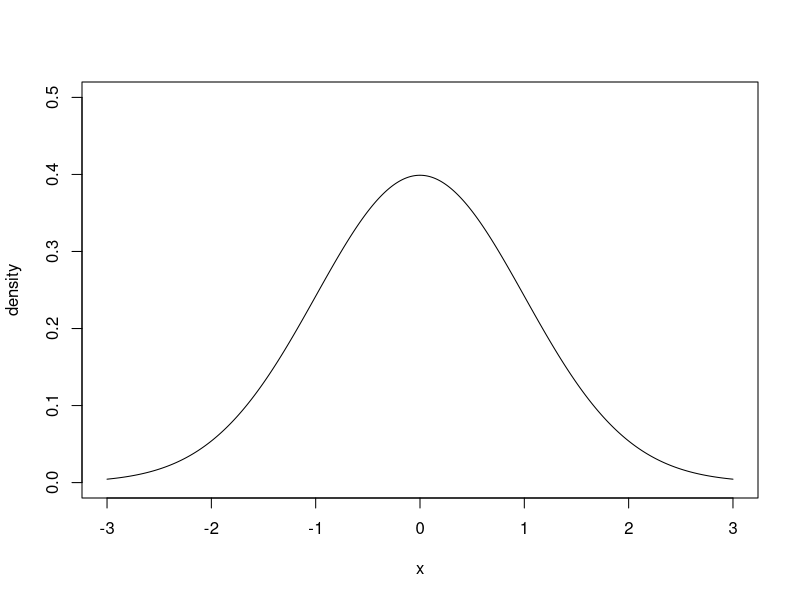
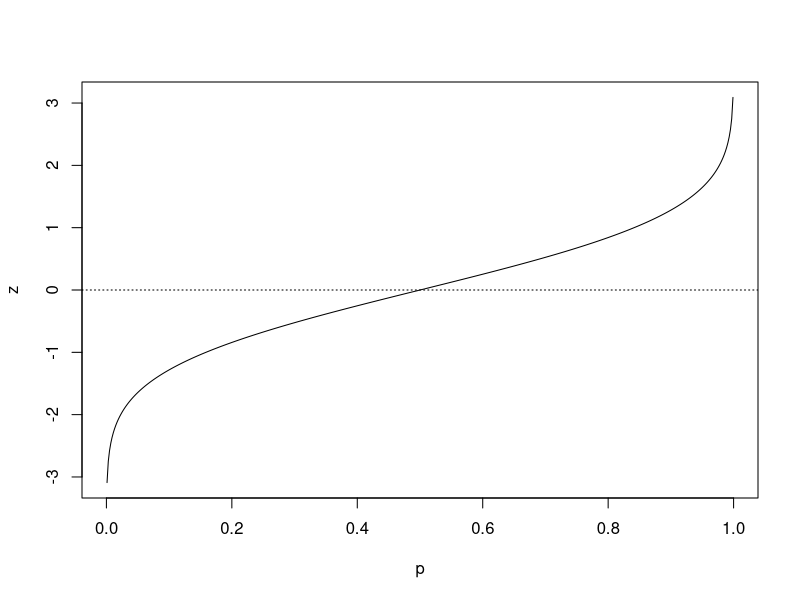
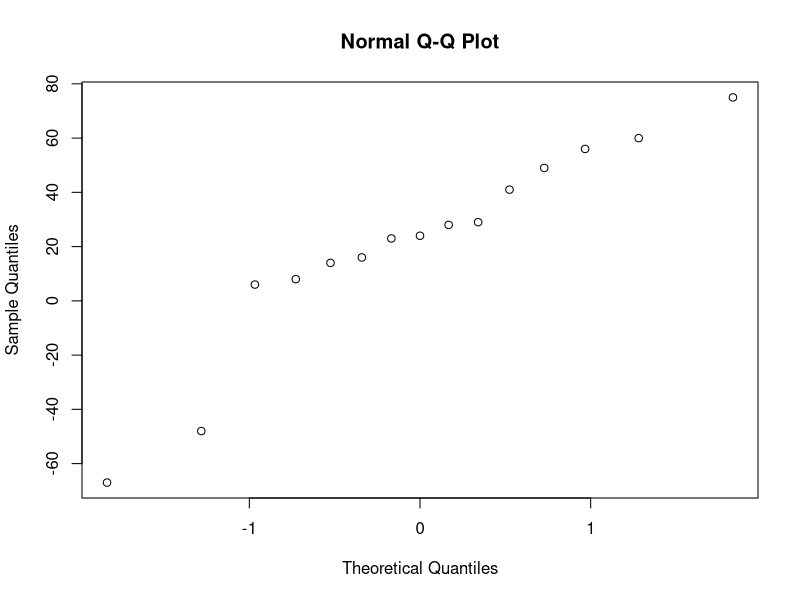
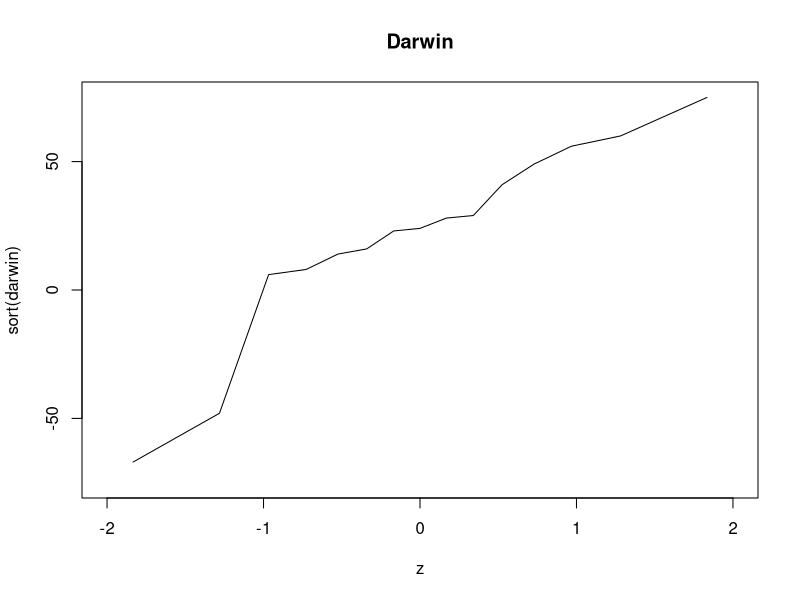
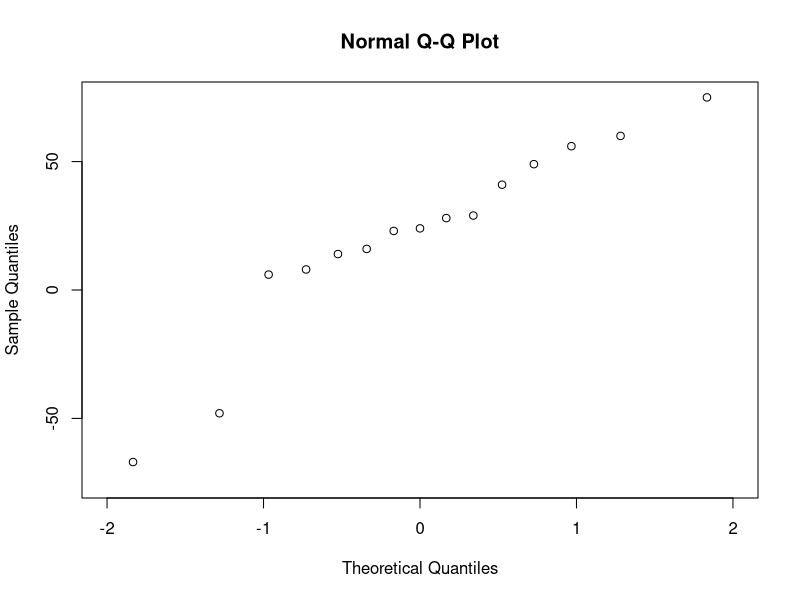
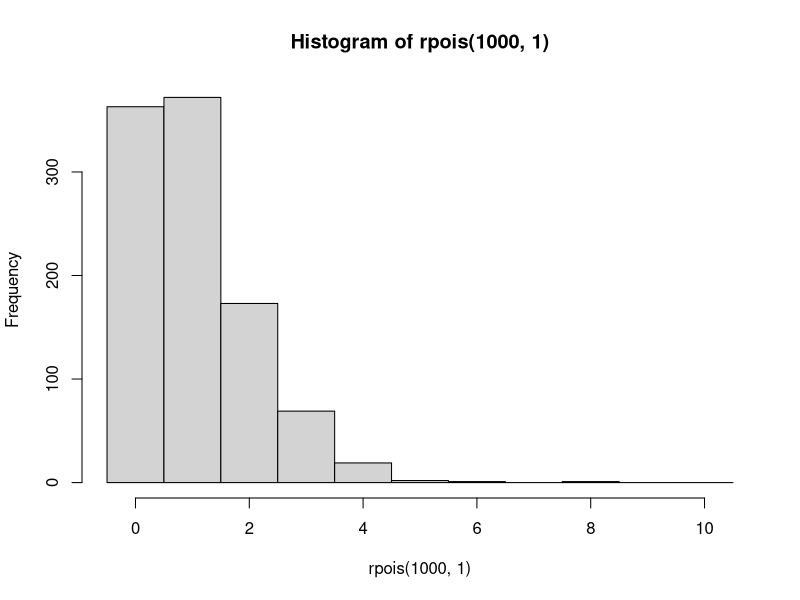
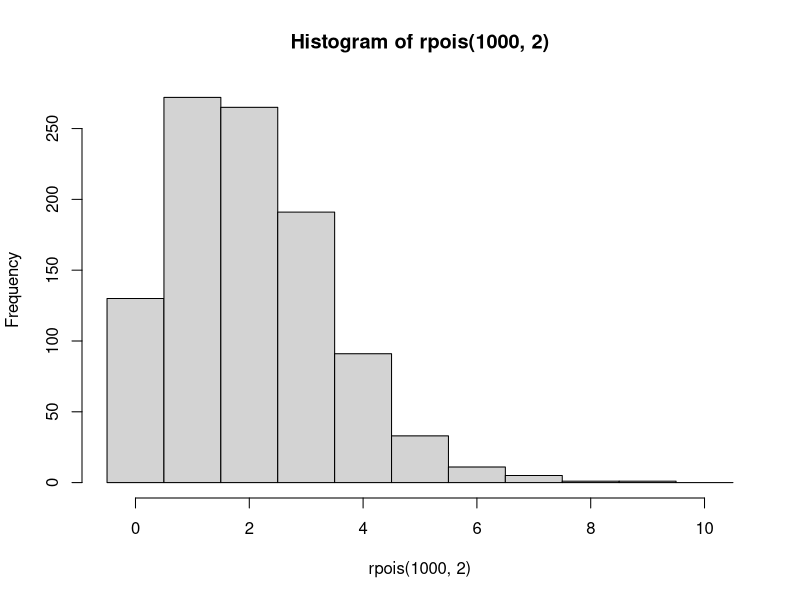
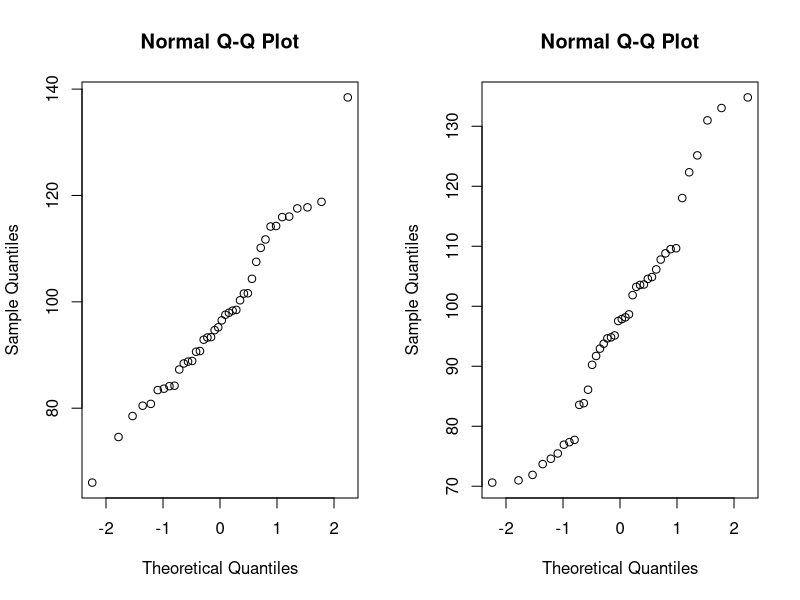

The R script that drew these images, in order:
## ---- chunk 1
x <- seq(-3,3,0.01)
str(x)
x[590:601]

# 밀도함수
y<-dnorm(x) # 확률밀도함수 공식 적용
plot(y ~ x, type="l", ylim=c(0,0.5), ylab="density")

# 분위수 함수
p <- (seq(1,500)-0.5) / 500  # 분위수 함수 계산식 (책 p105)
z <- qnorm(p, mean=0, sd=1)
plot(z ~ p, type="l")
abline(c(0,0), lty="dotted")  # 직선 형태가 되어야 하는데 아님 (직선의 절편: 평균, 기울기:표준편차)

# 예를 들어보면, Darwin의 옥수수종 Zea Mays실험자료

# 방법 2 : R의 정규확률플롯 함수 qnorm()이용
darwin <- c(49, -67, 8, 16, 6, 23, 28, 41, 14, 29, 56, 24, 75, 60, -48)
qqnorm(darwin)

# 방법 1 : 수평축에 표준정규분포 N(0,1)로부터 자료 길이의 분위수 z를 넣고, 수직축에는 자료를 정렬하여 넣는 방법
p <- (1:length(darwin)-0.5)/ length(darwin)
z <- qnorm(p)
plot(sort(darwin) ~ z, type = "l", ylim=c(-75, 75), xlim=c(-2,2), main="Darwin")
x11(); qqnorm(darwin, ylim=c(-75,75), xlim=c(-2,2)) # 편집 윈도우창
## ---- chunk 2
runif(10)   # 0~1까지의 임의수
runif(10,-1,1)
trunc(runif(25,0,10))   # 소수점 버림
## ---- chunk 3
rnorm(10)   # N(0,1)
rnorm(10,5,2.5)    #N(5, 2.5)

# 표준정규분포에서 1이상의 확률 구할 때 활용
z <- rnorm(10000, 0, 1)
sum(z>1) / 10000
#표준정규분포에서 확률의 경우
1-pnorm(1)   
## ---- chunk 4
rexp(10)
rexp(10, 0.5)

x <- rexp(10000)
mean(x)
x.plus <- x[x > 1] -1  #more waiting time after waiting 1 min.
mean(x.plus)
## ---- chunk 5
# Bernoulli
rbinom(25, 1, 0.5)

x <- rbinom(10001, 1, 0.5)
x.1 <- x[2:10001]
x.0 <- x[1:10000]
addmargins(table(x.0, x.1))


#Binomial
x <- rbinom(10000, 10, 0.5)
addmargins(table(x))
dbinom(10,10,0.5)
## ---- chunk 6
rpois(25,1)
hist(rpois(1000,1), breaks = seq(-0.5, 10.5,1))
hist(rpois(1000,2), breaks = seq(-0.5, 10.5,1))
## ---- chunk 7

# 1)정규분포로부터의 모의생성 자료에 대한 정규확률 플롯
# 예) IQ test의 평균 100, 표준편차 15가 되도록 한 후, 40명 표본추출한 경우는,

par(mfrow = c(1,2))
qqnorm(rnorm(40, 100, 15))
qqnorm(rnorm(40, 100, 15))

# 2) 혼합정규분포로부터의 모의생성 자료에 대한 정규확률 플롯
# 예) 평균이 70/표준편차 15일 정규분포로부터 20명 추출한 것과
# 평균이 130 / 표준편차가 15인 분포로부터 20명 임의추출한 것에서

qqnorm(c(rnorm(20,70,15), rnorm(20,130,15)))
qqnorm(c(rnorm(20,70,15), rnorm(20,130,15)))

# 3) 특이값이 내재하는 모의생성 자료에 대한 정규확률 플롯
# 예) 38개의 자료점에서 평균이 100, 표준편차 15인 정규분포에서 2개의 특이값 25와 175를 입력시켜 40개의 표본자료 만듬

qqnorm(c(25,175, rnorm(38, 100,15)))
qqnorm(c(25,175, rnorm(38, 100,15)))

# 4) 꼬리가 짧은 분포로부터 모의생성 자료에 대한 정규확률 플롯

qqnorm(runif(40,80,120))   # 80 ~ 120 사이에서 40개
qqnorm(runif(40,80,120))

# 5) 꼬리가 긴 분포로부터의 모의생성 자료에 대한 정규확률 플롯
# 꼬리가 긴 분포의 예인 이중지수분포로부터 표본자료를 임의 생성
qqnorm(c(rexp(20,1), -rexp(20,1))) # lamda = 1인 20개의 지수분포의 모의수
qqnorm(c(rexp(20,1), -rexp(20,1)))

# 6) 큰 값 쪽으로 긴 꼬리를 뻗은 기울어진 분포의 경우
# 기울어진 분포의 예는 로그정규분포가 있다

qqnorm(exp(rnorm(40,5,1)))   # 평균은 5, 표준편차 1
qqnorm(exp(rnorm(40,5,1)))

# 작은 값 쪽으로 긴 꼬리를 뻗은 기울어진 분포의 경우
# 6번의 반대를 위해 값을 뺀다

qqnorm(1500 - exp(rnorm(40,5,1)))
qqnorm(1500 - exp(rnorm(40,5,1)))

## ---- chunk 8

# 백혈병 환자 21명의 생존시간

#leukemia <- scan() # read data values
leukemia <- c(1,1,2,2,3,4,4,5,5,8,8,8,8,11,11,12,12,15,17,22,23)
n <- length(leukemia)
p <- seq(1:n)/n - 0.5/n
x <- -log(1-p)
y <- leukemia
plot(y ~ x, main = "Q-Q plot for exponential dist")

#지수분포의 예 (약간의 곡선 : 적합치 않다)
library(lattice)
qqmath(~leukemia, distribution = function(p) qexp(p,1))   # lamda=1 인 지수분포를 이용

# 와이블 분포의 예 (직선적 경향선 : 적합)
qqmath(~leukemia, distribution =function(p) qweibull(p,1.5,1))   # a (shape)=1.5 , b(기울기) = 1

# 와이블 분포의 최대가능도 적합 (maximum likelihood fitting)
library(MASS)
fitdistr(leukemia, "weibull")  # 괄호안의 숫자가 추정치에 대한 표준오차이다. 형태(shape)모수 a가 1.37로 a=1.5와 유사 

## ---- chunk 9

x <- rbeta(800, 2,3)*100   # 베타 분포 / rbeta(n, shape1, shape2) / shape1, shape2 : positive parameters of the Beta distribution
y <- rbeta(1200, 3,2)*100

# X형과 Y형의 중간값이 차이가 크다. 그래서 X형을 Y형 값으로 올려줌

round(quantile(x), 1) #decimal place is 0.1
round(quantile(y), 1)

# QQ plot이 변환함수 그래프를 만들어 줌

par(mfrow=c(1,2))
qqplot(x, y, xlim=c(0,100))
qqplot(x, y, xlim=c(0,100), type="l")

# 두 분위서의 백분위수가 일치하게 됨

# 표본 데이터의 크기가 작은 경우는? (등백분위수 등화가 아닌, 등사분위수 등화를 적용)

x <- rbeta(80, 2,3)*100
x <- rbeta(120, 2,3)*100
x.quantile <- round(quantile(x), 1)
y.quantile <- round(quantile(y), 1)
par(mfrow=c(1,2))
qqplot(x,y, xlim=c(0,100), type = "l")
x.quantile[1] <- 0
x.quantile[5] <- 100
y.quantile[1] <- 0
y.quantile[5] <- 100
plot(y.quantile ~ x.quantile, xlim=c(0,100), type="l")

